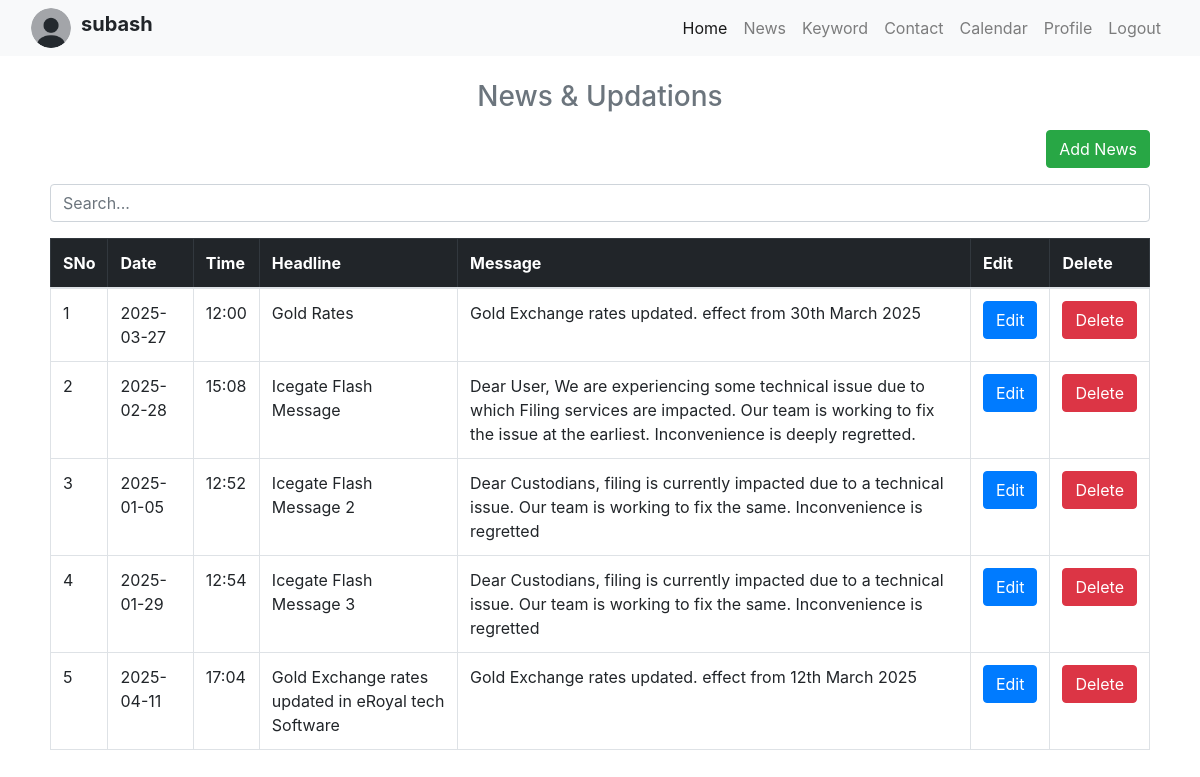
Screenshot of /news_updation (signed in) with the database file from the repository.
### tables this page shows
CREATE TABLE updations (
            id INTEGER PRIMARY KEY AUTOINCREMENT,
            date TEXT NOT NULL,
            time TEXT NOT NULL,
            headline TEXT NOT NULL,
            message TEXT NOT NULL
        );

### app.py (the view)
@app.route("/news_updation")
def news_updation():
    con=sqlite3.connect("database.db")
    con.row_factory=sqlite3.Row
    cur=con.cursor()
    cur.execute("select * from updations")
    data=cur.fetchall()
    return render_template('news_updation.html', username=session['username'],datas=data)

### templates/news_updation.html (shortened to what this page needs)
{% extends 'dashboard.html' %}
{% block content %}
  <h3 class='text-center text-muted mb-3'>News & Updations</h3>
  <p class='text-right'><a href='{{url_for("add_news_updation")}}' class='btn btn-success '>Add News</a></p>
  <div class="mb-3">
    <input type="text" id="searchInput" class="form-control" placeholder="Search...">
</div>
<div class="table-container">
    <table class='table table-bordered'>
        <thead class="table-dark">
      <tr>
      <th>SNo</th>
      <th>Date</th>
      <th>Time</th>
      <th>Headline</th>
      <th>Message</th>
      <th>Edit</th>
      <th>Delete</th>
      </tr>
    </thead>
    <tbody>
      {% for row in datas %}
        <tr>
          <td>{{loop.index}}</td>
          <td>{{row.date}}</td>
          <td>{{row.time}}</td>
          <td>{{row.headline}}</td>
          <td>{{row.message}}</td>
          <td><a href='{{url_for("edit_news_updation",id=row.ID)}}' class='btn btn-primary'>Edit</a></td>
          <td><a href='{{url_for("delete_news_updation",id=row.ID)}}' class='btn btn-danger' onclick='return confirm("Are You Sure")'>Delete</a></td>
        </tr>
      {%endfor%}
    </tbody>
  </table>
{% endblock %}

### rows the page displays
updations: date "2025-03-27", time "12:00", headline "Gold Rates", message "Gold Exchange rates updated. effect from 30th March 2025"
updations: date "2025-02-28", time "15:08", headline "Icegate Flash Message", message "Dear User, We are experiencing some technical issue due to which Filing services are impacted. Our team is working to fix the issue at the earliest. Inconvenience is deeply regretted."
updations: date "2025-01-05", time "12:52", headline "Icegate Flash Message 2", message "Dear Custodians, filing is currently impacted due to a technical issue. Our team is working to fix the same. Inconvenience is regretted"
updations: date "2025-01-29", time "12:54", headline "Icegate Flash Message 3", message "Dear Custodians, filing is currently impacted due to a technical issue. Our team is working to fix the same. Inconvenience is regretted"
updations: date "2025-04-11", time "17:04", headline "Gold Exchange rates updated in eRoyal tech Software", message "Gold Exchange rates updated. effect from 12th March 2025"

### other values shown
{{ username }} "subash"
